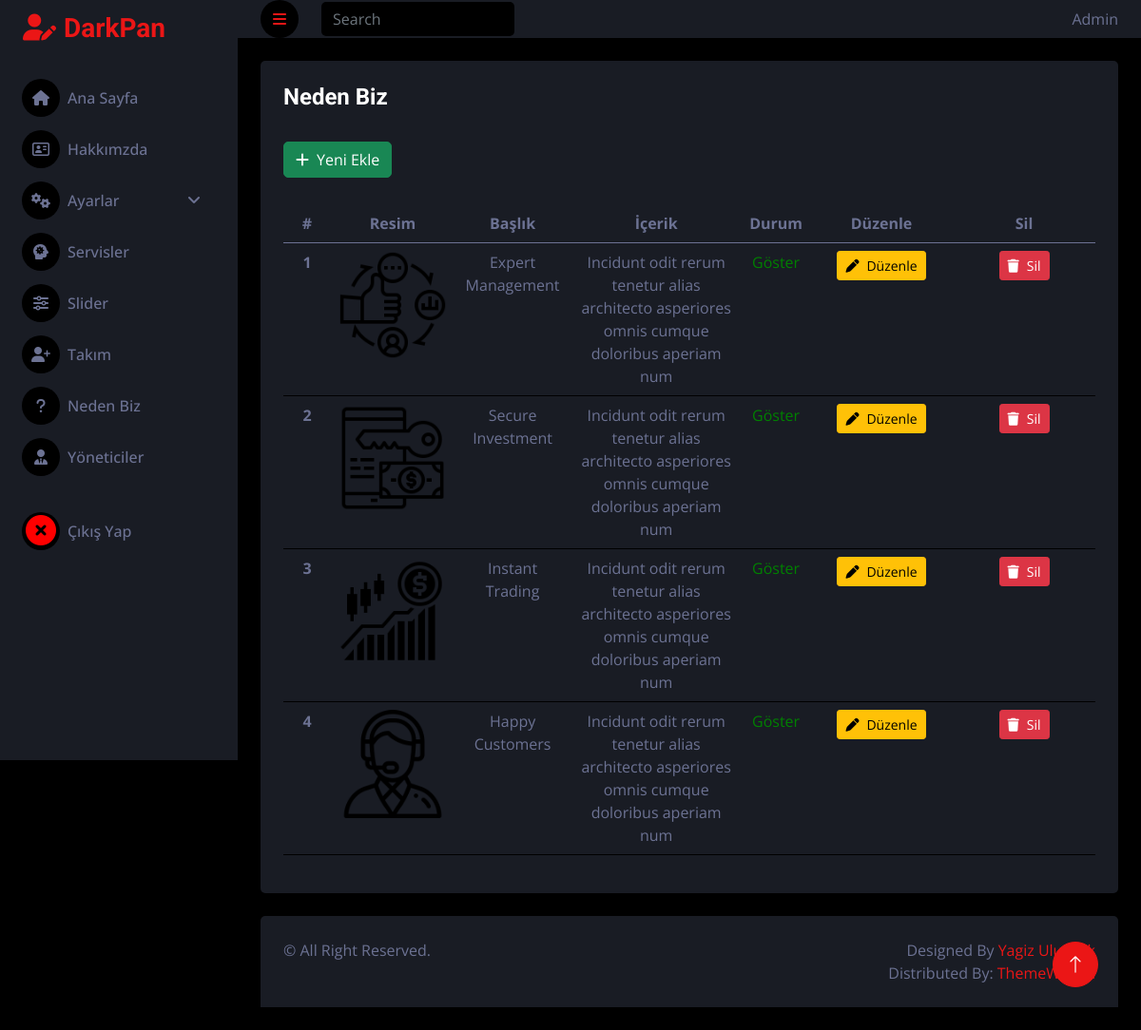
Page /admin/pages/nedenbiz.php (signed in) on the committed database.
### tables this page shows
CREATE TABLE `nedenbiz` (
  `ndn_id` int(11) NOT NULL,
  `ndn_baslik` varchar(100) NOT NULL,
  `ndn_icerik` text NOT NULL,
  `ndn_durum` tinyint(1) NOT NULL,
  `ndn_resim` varchar(255) NOT NULL
);

### admin/controller/nedenbiz.controller.php (called while the page is built, shortened)
<?php
    $Veri = new Veri();
    $VeriGetir = $Veri->veriGetir("nedenbiz");
?>

### admin/classes/functions.class.php (called while the page is built, shortened)
<?php
class Veri extends Db
{
    private $tablolar = ['slider','servis','hakkimizda', 'nedenbiz', 'takim', 'ayar', 'yonetici', 'modul'];
    public function veriGetir($tablo_Ad)
    {
        if(in_array($tablo_Ad, $this->tablolar)){
            $this->tablo_ad = $tablo_Ad;
            $query = "SELECT * FROM ".$this->tablo_ad;
            $stmt = $this->connect()->prepare($query);
            $stmt->execute();
            return $stmt->fetchAll();
        }
        else{
            echo "Girdiğiniz Tablo Adı Mevcut değildur.";
        }
    }
}
?>

### admin/classes/db.class.php (called while the page is built)
<?php
class Db
{
    private $host = "localhost";
    private $username = "root";
    private $password = "";
    private $dbname = "kurumsal-tanitim";
    protected function connect()
    {
        try
        {
            $dsn = "mysql:host=".$this->host.";dbname=".$this->dbname;
            $pdo = new PDO($dsn,$this->username,$this->password);
            $pdo->setAttribute(PDO::ATTR_ERRMODE, PDO::ERRMODE_EXCEPTION);
            $pdo->setAttribute(PDO::ATTR_DEFAULT_FETCH_MODE, PDO::FETCH_OBJ);
            return $pdo;
        }
        catch(PDOException $e)
        {
            echo "Bağlantı Hatası: ".$e->getMessage();
        }
    }
}
?>

### admin/pages/nedenbiz.php (the view, shortened to what this page needs)
<?php
require_once('../classes/db.class.php');
include "../classes/functions.class.php";
include "../inc/_header.php";
include "../controller/nedenbiz.controller.php";
?>
<?php
if(!isset($_SESSION["yonetici_username"]))
{
    header("location:login.php");
}
else
{
   ?>
    <body>
        <div class="container-fluid position-relative d-flex p-0">
            <?php include "../inc/_sidebar.php";?>
            <div class="content">
                <?php include "../inc/_navbar.php";?>
                <div class="container-fluid pt-4 px-4">
                    <div class="row g-4" style="min-height: 90vh;">
                        <div class="col-sm-12 col-xl-12">
                            <div class="bg-secondary rounded h-100 p-4">
                                <h4 style="margin-bottom: 32px;">Neden Biz</h4>
                                <a href="nedenbiz-ekle.php?islem=ndnEkle" class="btn btn-success mb-2"><i class="fa fa-plus me-2"></i>Yeni Ekle</a>
                                <div class="table">
                                    <?php
                                    if($VeriGetir)
                                    {
                                        ?>
                                        <table class="table text-center" style="margin-top: 20px;">
                                            <thead>
                                                <tr>
                                                    <th scope="col" style="width:50px;">#</th>
                                                    <th scope="col" style="width:130px;">Resim</th>
                                                    <th scope="col">Başlık</th>
                                                    <th scope="col">İçerik</th>
                                                    <th scope="col">Durum</th>
                                                    <th scope="col" style="width:150px;">Düzenle</th>
                                                    <th scope="col" style="width:150px;">Sil</th>
                                                </tr>
                                            </thead>
                                                <tbody>
                                                    <?php
                                                    foreach($VeriGetir as $veri)
                                                    {
                                                        ?>
                                                        <tr>
                                                            <th scope="row"><?php echo $veri->ndn_id?></th>
                                                            <td><img class="img-fluid" src="../../images/nedenbiz/<?php echo $veri->ndn_resim?>" alt=""></td>
                                                            <td><?php echo $veri->ndn_baslik?></td>
                                                            <td><?php echo substr($veri->ndn_icerik,0 ,90)?></td>
                                                            <td>
                                                            <?php
                                                                if($veri->ndn_durum == 1)
                                                                {
                                                                    echo "<p style = 'color:green;'>Göster</p>";
                                                                }
                                                                else
                                                                {
                                                                    echo "<p style = 'color:red;'>Gizli</p>";
                                                                }
                                                            ?>
                                                            </td>
                                                            <td><a href="./nedenbiz-duzenle.php?ndn_id=<?php echo $veri->ndn_id ?>&islem=ndnGuncelle" class="btn btn-warning btn-sm"><i class="fa fa-pen me-2"></i>Düzenle</a></td>
                                                            <td><a href="./nedenbiz.php?ndn_id=<?php echo $veri->ndn_id ?>&islem=ndnSil" class="btn btn-danger btn-sm"><i class="fa fa-trash me-2"></i>Sil</a></td>
                                                        </tr>
                                                        <?php
                                                    }
                                                    ?>
                                                </tbody>
                                        </table>
                                        <?php
                                    }
                                    ?>
                                </div>
                            </div>
                        </div>
                    </div>
                </div>
                <?php include "../inc/_footer.php";?>
            </div>
            <a href="#" class="btn btn-lg btn-primary btn-lg-square back-to-top">
            <i class="bi bi-arrow-up"></i>
            </a>
        </div>
    </body>
    </html>
   <?php
}
?>

### admin/inc/_header.php (shortened to what this page needs)
<!DOCTYPE html>
<html lang="tr">
<head>
    <link href="https://cdnjs.cloudflare.com/ajax/libs/font-awesome/5.10.0/css/all.min.css" rel="stylesheet">
    <link href="https://cdn.jsdelivr.net/npm/bootstrap-icons@1.4.1/font/bootstrap-icons.css" rel="stylesheet">
    <link rel="stylesheet" href="https://cdnjs.cloudflare.com/ajax/libs/font-awesome/6.5.1/css/all.min.css" />
    <link href="../css-js/bootstrap.min.css" rel="stylesheet">
    <link href="../css-js/style.css" rel="stylesheet">
</head>

### admin/inc/_sidebar.php (shortened to what this page needs)
<div class="sidebar pe-4 pb-3">
            <nav class="navbar bg-secondary navbar-dark">
                <a href="index.html" class="navbar-brand mx-4 mb-3">
                    <h3 class="text-primary"><i class="fa fa-user-edit me-2"></i>DarkPan</h3>
                </a>
                <div class="navbar-nav w-100">
                    <a href="../pages/index.php" class="nav-item nav-link"><i class="fa-solid fa-house me-2"></i>Ana Sayfa</a>
                    <a href="../pages/hakkimizda.php" class="nav-item nav-link"><i class="fa-regular fa-address-card me-2"></i>Hakkımzda</a>
                    <div class="nav-item dropdown">
                        <a href="#" class="nav-link dropdown-toggle" data-bs-toggle="dropdown"><i class="fa-solid fa-gears me-2"></i>Ayarlar</a>
                    </div>
                    <a href="../pages/servis.php" class="nav-item nav-link"><i class="fa-solid fa-head-side-virus me-2"></i>Servisler</a>
                    <a href="../pages/slider.php" class="nav-item nav-link"><i class="fa solid fa-sliders me-2"></i>Slider</a>
                    <a href="../pages/takim.php" class="nav-item nav-link"><i class="fa fa-user-plus me-2"></i>Takım</a>
                    <a href="../pages/nedenbiz.php" class="nav-item nav-link"><i class="fa-solid fa-question me-2"></i>Neden Biz</a>
                    <a href="../pages/yonetici.php" class="nav-item nav-link"><i class="fa-solid fa-user-tie me-2"></i>Yöneticiler</a>
                    <a href="../pages/logout.php" class="nav-item nav-link  mt-4"><i style="color: red;" class="fa-solid fa-circle-xmark fa-2xl me-2"></i>Çıkış Yap</a>
                </div>
            </nav>
</div>

### admin/inc/_navbar.php (shortened to what this page needs)
<nav class="navbar navbar-expand bg-secondary navbar-dark sticky-top px-4 py-0">
                <a href="#" class="sidebar-toggler flex-shrink-0">
                    <i class="fa fa-bars"></i>
                </a>
                <form class="d-none d-md-flex ms-4">
                    <input class="form-control bg-dark border-0" type="search" placeholder="Search">
                </form>
                <div class="navbar-nav align-items-center ms-auto">
                    <div class="nav-item">
                        <span class="d-none d-lg-inline-flex"><?php echo $_SESSION["yonetici_adsoyad"]?></span>
                    </div>
                </div>
</nav>

### admin/inc/_footer.php
<div class="container-fluid pt-4 px-4 mb-4">
    <div class="bg-secondary rounded-top p-4">
        <div class="row">
            <div class="col-12 col-sm-6 text-center text-sm-start">
                &copy;  All Right Reserved.
            </div>
            <div class="col-12 col-sm-6 text-center text-sm-end">
                Designed By <a href="">Yagiz Uluocak</a>
                <br>Distributed By: <a href="https://themewagon.com" target="_blank">ThemeWagon</a>
            </div>
        </div>
    </div>
</div>

### admin/css-js/style.css (style rules this page uses)
:root { --primary: #EB1616; --secondary: #191C24; --light: #6C7293; --dark: #000000; }
.back-to-top { position: fixed; display: none; right: 45px; bottom: 45px; z-index: 99; }
.btn { transition: .5s; }
.btn-lg-square { width: 48px; height: 48px; }
.btn-square, .btn-sm-square, .btn-lg-square { padding: 0; display: inline-flex; align-items: center; justify-content: center; font-weight: normal; border-radius: 50px; }
.sidebar { position: fixed; top: 0; left: 0; bottom: 0; width: 250px; height: 100vh; overflow-y: auto; background: var(--secondary); transition: 0.5s; z-index: 999; }
.content { margin-left: 250px; min-height: 100vh; background: var(--dark); transition: 0.5s; }
@media (min-width: 992px) { .sidebar { margin-left: 0; } }
@media (min-width: 992px) { .content { width: calc(100% - 250px); } }
.sidebar .navbar .navbar-nav .nav-link { padding: 7px 20px; color: var(--light); font-weight: 500; border-left: 3px solid var(--secondary); border-radius: 0 30px 30px 0; outline: none; }
.sidebar .navbar .navbar-nav .nav-link i { width: 40px; height: 40px; display: inline-flex; align-items: center; justify-content: center; background: var(--dark); border-radius: 40px; }
.sidebar .navbar .dropdown-toggle::after { position: absolute; top: 15px; right: 15px; border: none; content: "\f107"; font-family: "Font Awesome 5 Free"; font-weight: 900; transition: .5s; }
.content .navbar .sidebar-toggler, .content .navbar .navbar-nav .nav-link i { width: 40px; height: 40px; display: inline-flex; align-items: center; justify-content: center; background: var(--dark); border-radius: 40px; }

### rows in the picture
nedenbiz: ndn_id "1", ndn_resim (picture), ndn_baslik "Expert Management", ndn_icerik "Incidunt odit rerum tenetur alias architecto asperiores omnis cumque doloribus aperiam num", ndn_durum "Göster"
nedenbiz: ndn_id "2", ndn_resim (picture), ndn_baslik "Secure Investment", ndn_icerik "Incidunt odit rerum tenetur alias architecto asperiores omnis cumque doloribus aperiam num", ndn_durum "Göster"
nedenbiz: ndn_id "3", ndn_resim (picture), ndn_baslik "Instant Trading", ndn_icerik "Incidunt odit rerum tenetur alias architecto asperiores omnis cumque doloribus aperiam num", ndn_durum "Göster"
nedenbiz: ndn_id "4", ndn_resim (picture), ndn_baslik "Happy Customers", ndn_icerik "Incidunt odit rerum tenetur alias architecto asperiores omnis cumque doloribus aperiam num", ndn_durum "Göster"

### other values in the picture
$_SESSION["yonetici_adsoyad"] "Admin"
